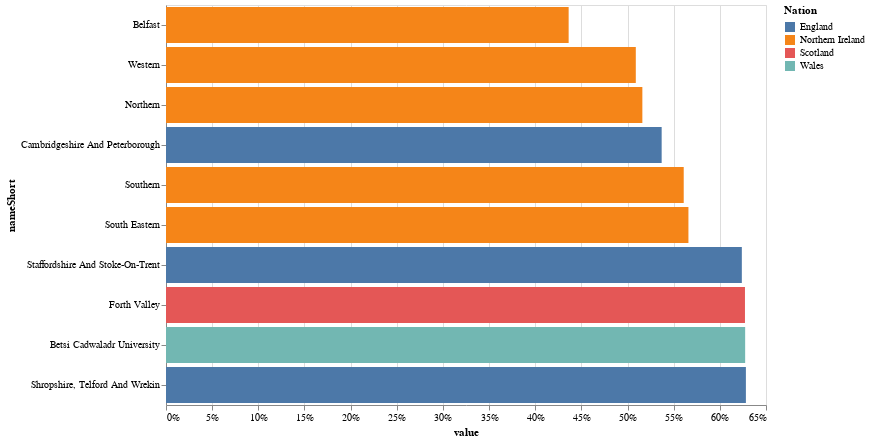

Notebook source saved alongside this figure:
### Code cell
chart = alt.Chart(df.tail(10)).mark_bar().encode(
    y=alt.Y('nameShort:N', sort='x'),
    x=alt.X('value:Q', axis=alt.Axis(format='%')),
    color=alt.Color('nation:N', legend=alt.Legend(title="Nation")),
    tooltip=['name', 'value']
).properties(
    width=600,
    height=400
)

chart.display()

### Figure 1 — Vega-Lite specification as saved in the notebook (floating-point values rounded to 4 significant figures)
{"config": {"view": {"continuousWidth": 300, "continuousHeight": 300}}, "data": {"name": "data-a4bcaf9a96ce6590e8e2a668f02d45f2"}, "mark": {"type": "bar"}, "encoding": {"color": {"field": "nation", "legend": {"title": "Nation"}, "type": "nominal"}, "tooltip": [{"field": "name", "type": "nominal"}, {"field": "value", "type": "quantitative"}], "x": {"axis": {"format": "%"}, "field": "value", "type": "quantitative"}, "y": {"field": "nameShort", "sort": "x", "type": "nominal"}}, "height": 400, "width": 600, "$schema": "https://vega.github.io/schema/vega-lite/v5.8.0.json", "datasets": {"data-a4bcaf9a96ce6590e8e2a668f02d45f2": [{"id": "QOC", "name": "NHS Shropshire, Telford And Wrekin Integrated Care Board", "value": 0.6282, "nation": "England", "nameShort": "Shropshire, Telford And Wrekin "}, {"id": "7A1W11000023", "name": "Betsi Cadwaladr University Health Board", "value": 0.6274, "nation": "Wales", "nameShort": "Betsi Cadwaladr University "}, {"id": "S08000019", "name": "Forth Valley", "value": 0.6272, "nation": "Scotland", "nameShort": "Forth Valley"}, {"id": "QNC", "name": "NHS Staffordshire And Stoke-On-Trent Integrated Care Board", "value": 0.6238, "nation": "England", "nameShort": "Staffordshire And Stoke-On-Trent "}, {"id": null, "name": "South Eastern", "value": 0.566, "nation": "Northern Ireland", "nameShort": "South Eastern"}, {"id": null, "name": "Southern", "value": 0.5609, "nation": "Northern Ireland", "nameShort": "Southern"}, {"id": "QUE", "name": "NHS Cambridgeshire And Peterborough Integrated Care Board", "value": 0.537, "nation": "England", "nameShort": "Cambridgeshire And Peterborough "}, {"id": null, "name": "Northern", "value": 0.5161, "nation": "Northern Ireland", "nameShort": "Northern"}, {"id": null, "name": "Western", "value": 0.509, "nation": "Northern Ireland", "nameShort": "Western"}, {"id": null, "name": "Belfast", "value": 0.4362, "nation": "Northern Ireland", "nameShort": "Belfast"}]}}
